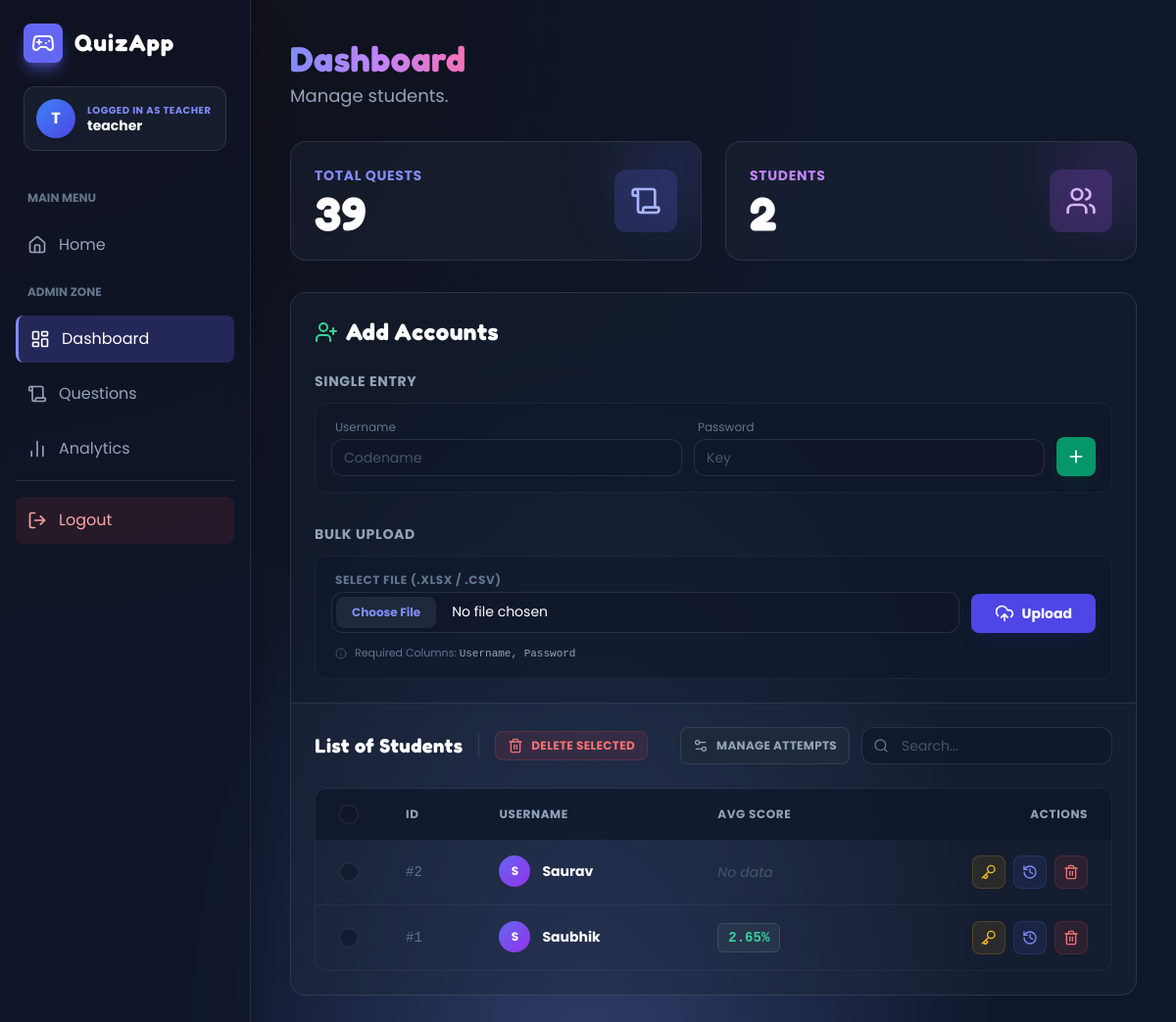
/teacher/dashboard (signed in), run on an earlier commit of the app's database.
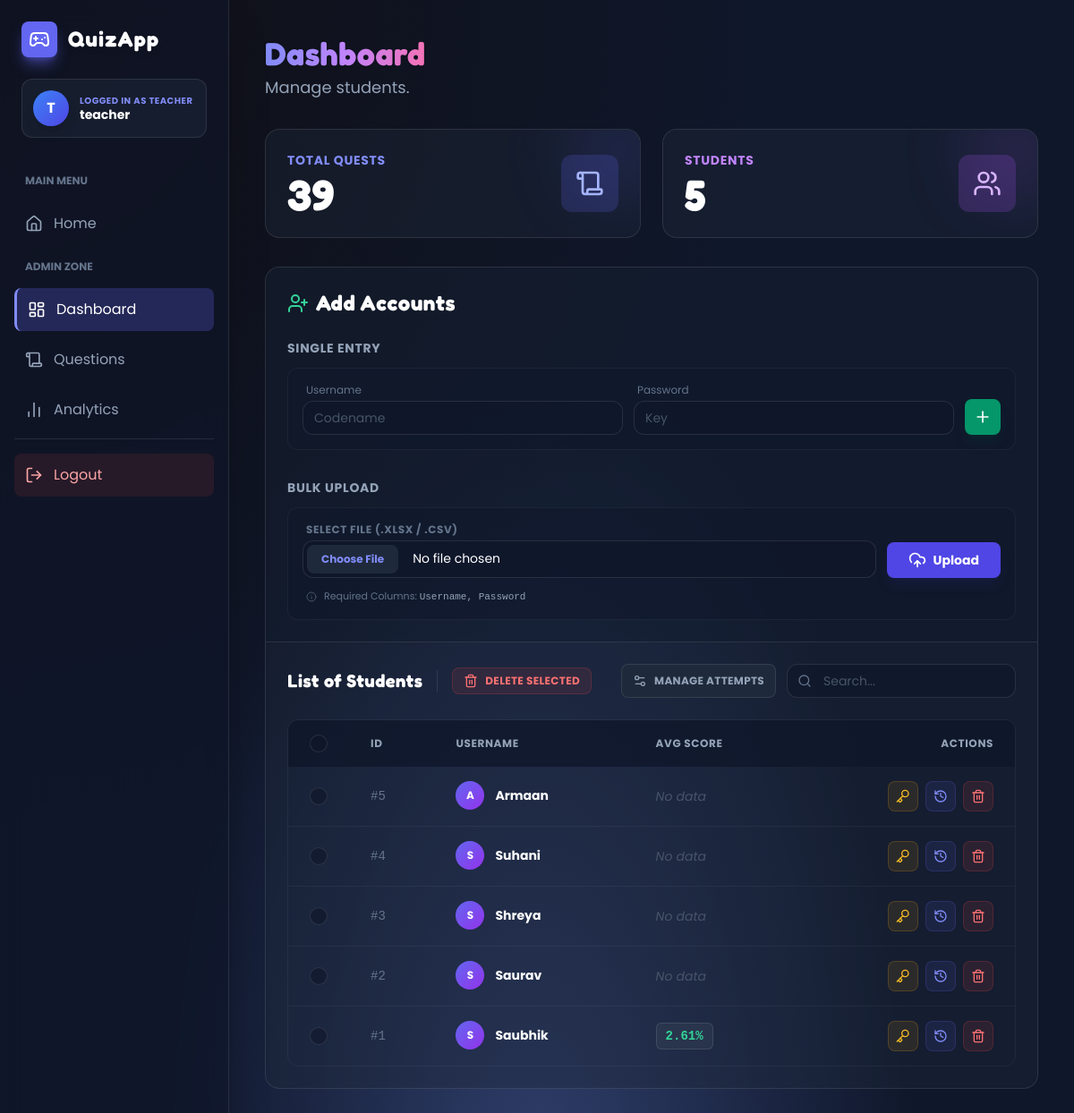
And on a later commit of the database.
### models.py (models this page shows, shortened)
class User(UserMixin, db.Model):
    id = db.Column(db.Integer, primary_key=True)
    username = db.Column(db.String(120), unique=True, nullable=False)
    password_hash = db.Column(db.String(256), nullable=False)
    role = db.Column(db.Enum(Role), default=Role.STUDENT)

### teacher/routes.py (the view)
@teacher_bp.route("/dashboard")
@login_required
@teacher_required
def dashboard():
    qcount = Question.query.count()
    ucount = User.query.count()
    students = User.query.filter(User.role == Role.STUDENT).order_by(User.id.desc()).all()
    attempts = Attempt.query.all()
    s_attempts = {}
    for a in attempts:
        s_attempts.setdefault(a.user_id, []).append(a)
    s_avg = {}
    for s in students:
        al = s_attempts.get(s.id, [])
        if not al:
            s_avg[s.id] = None
        else:
            total = sum((a.score or 0) for a in al)
            s_avg[s.id] = total / len(al)
    return render_template("dashboard.html",
                           qcount=qcount,
                           ucount=ucount,
                           students=students,
                           s_avg=s_avg)

### models.py (called while the page is built)
@login_manager.user_loader
def load_user(user_id):
    try:
        return User.query.get(int(user_id))
    except Exception:
        return None

### teacher/routes.py (called while the page is built)
def teacher_required(func):
    @wraps(func)
    def wrapper(*args, **kwargs):
        if not hasattr(current_user, "role") or getattr(current_user.role, "value", None) != "teacher":
            flash("Unauthorized access.", "danger")
            return redirect(url_for("auth.index"))
        return func(*args, **kwargs)
    return wrapper

### templates/dashboard.html (shortened to what the changed rows need)
{% extends "base.html" %}
{% block content %}
<div class="space-y-8 fade">
    <div class="flex flex-col md:flex-row md:items-center justify-between gap-4">
        <div>
            <h1 class="text-4xl font-bold text-transparent bg-clip-text bg-gradient-to-r from-indigo-400 via-purple-400 to-pink-400 font-game drop-shadow-sm">
            </h1>
        </div>
    </div>
    <div class="grid grid-cols-1 md:grid-cols-2 gap-6">
        <div class="relative bg-slate-800/40 backdrop-blur-md border border-white/10 p-6 rounded-2xl overflow-hidden group hover:border-purple-500/50 transition-all">
            <div class="flex items-center justify-between relative z-10">
                <div>
                    <div class="text-sm font-bold text-purple-400 uppercase tracking-wider mb-1">Students</div>
                    <div class="text-5xl font-bold text-white font-game">{{ ucount - 1 }}</div>
                </div>
            </div>
        </div>
    </div>
    <div class="bg-slate-800/40 backdrop-blur-md border border-white/10 rounded-2xl overflow-hidden">
        <div class="p-6 border-b border-white/10 bg-slate-900/30">
            <h2 class="text-2xl font-bold text-white font-game flex items-center gap-2 mb-6">
                <i data-lucide="user-plus" class="text-emerald-400 w-6 h-6"></i>
                Add Accounts
            </h2>
        </div>
        <div class="p-6">
            <form method="post" action="{{ url_for('teacher.mass_delete_students') }}" id="massDeleteStudentsForm">
                <div class="overflow-x-auto rounded-xl border border-white/5">
                    <table class="w-full text-left" id="studentsTable">
                        <thead class="bg-slate-900/80 text-xs font-bold text-slate-400 uppercase tracking-wider">
                            <tr>
                                <th class="px-6 py-4 w-12">
                                    <input type="checkbox" id="selectAllStudents" class="student-checkbox">
                                </th>
                                <th class="px-6 py-4">ID</th>
                                <th class="px-6 py-4">Username</th>
                                <th class="px-6 py-4">Avg Score</th>
                                <th class="px-6 py-4 text-right">Actions</th>
                            </tr>
                        </thead>
                        <tbody class="divide-y divide-white/5 text-sm">
                            {% for s in students %}
                            <tr class="hover:bg-white/5 transition-colors group student-row">
                                <td class="px-6 py-4">
                                    <input type="checkbox" name="student_ids" value="{{ s.id }}" class="student-checkbox row-checkbox">
                                </td>
                                <td class="px-6 py-4 text-slate-500 font-mono">#{{ s.id - 1}}</td>
                                <td class="px-6 py-4 font-bold text-white flex items-center gap-3">
                                    <div class="w-8 h-8 rounded-full bg-gradient-to-br from-indigo-500 to-purple-600 flex items-center justify-center text-xs text-white font-bold">
                                        {{ s.username[0]|upper }}
                                    </div>
                                    {{ s.username }}
                                </td>
                                <td class="px-6 py-4">
                                    {% if s_avg.get(s.id) is not none %}
                                        <span class="inline-flex items-center gap-1 px-2.5 py-1 rounded-md bg-slate-700/50 border border-white/10 text-emerald-400 font-mono font-bold">
                                            {{ '%.2f' | format(s_avg.get(s.id)) }}%
                                        </span>
                                    {% else %}
                                        <span class="text-slate-600 italic">No data</span>
                                    {% endif %}
                                </td>
                                <td class="px-6 py-4 text-right">
                                    <div class="flex items-center justify-end gap-2">
                                        <button type="button"
                                            onclick="openPasswordModal('{{ s.id }}', '{{ s.username }}')"
                                            class="p-2 rounded-lg bg-amber-500/10 text-amber-400 hover:bg-amber-500 hover:text-white transition-all border border-amber-500/20"
                                            title="Reset Password">
                                            <i data-lucide="key" class="w-4 h-4"></i>
                                        </button>
                                        <a href="{{ url_for('teacher.view_student_attempts', uid=s.id) }}"
                                           title="View Attempts"
                                           class="p-2 rounded-lg bg-indigo-500/10 text-indigo-400 hover:bg-indigo-500 hover:text-white transition-all border border-indigo-500/20">
                                            <i data-lucide="history" class="w-4 h-4"></i>
                                        </a>
                                        <button type="button"
                                                onclick="if(confirm('Delete {{ s.username }}?')) { document.getElementById('del_form_{{s.id}}').submit(); }"
                                                class="p-2 rounded-lg bg-red-500/10 text-red-400 hover:bg-red-500 hover:text-white transition-all border border-red-500/20"
                                                title="Delete User">
                                            <i data-lucide="trash-2" class="w-4 h-4"></i>
                                        </button>
                                    </div>
                                </td>
                            </tr>
                            {% endfor %}
                        </tbody>
                    </table>
                </div>
            </form>
        </div>
    </div>
</div>
{% endblock %}

What changed in the data, as far as the page shows it:
added User: id "5", username "A", username "Armaan", shows "No data"
added User: id "4", username "S", username "Suhani", shows "No data"
added User: id "3", username "S", username "Shreya", shows "No data"
computed for User "Saubhik": get "2.65" → "2.61"
Also different on the page:
{{ ucount - 1 }}: "2" → "5"
